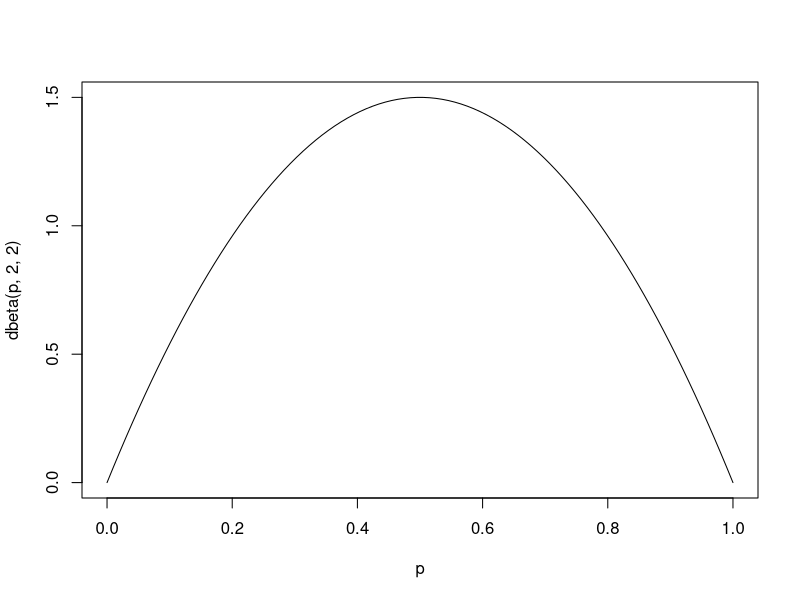
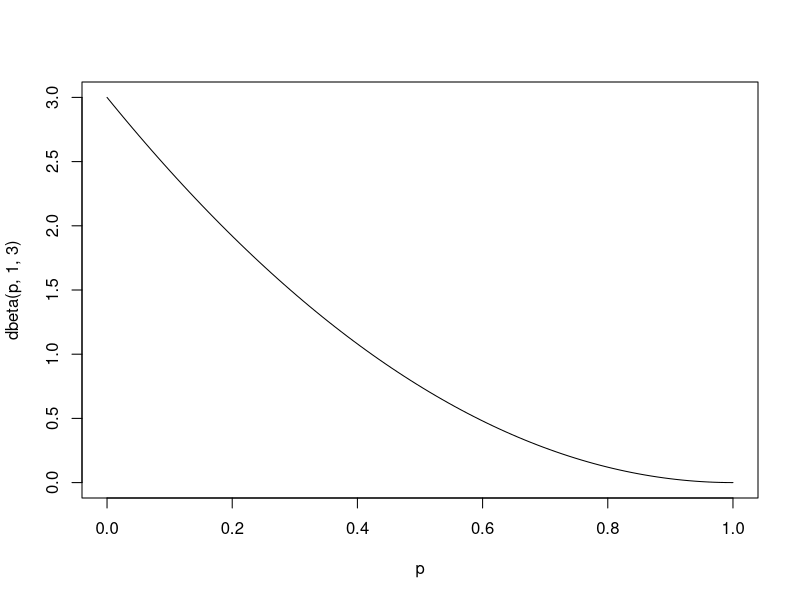
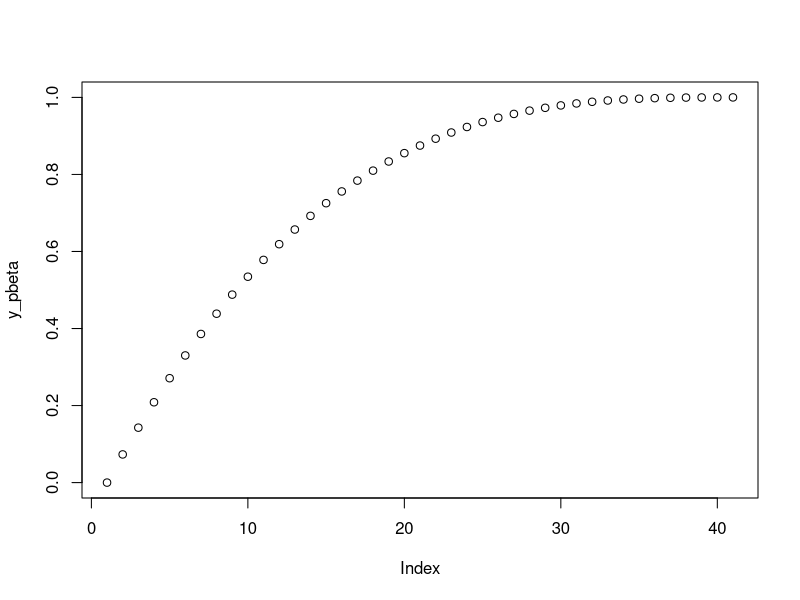
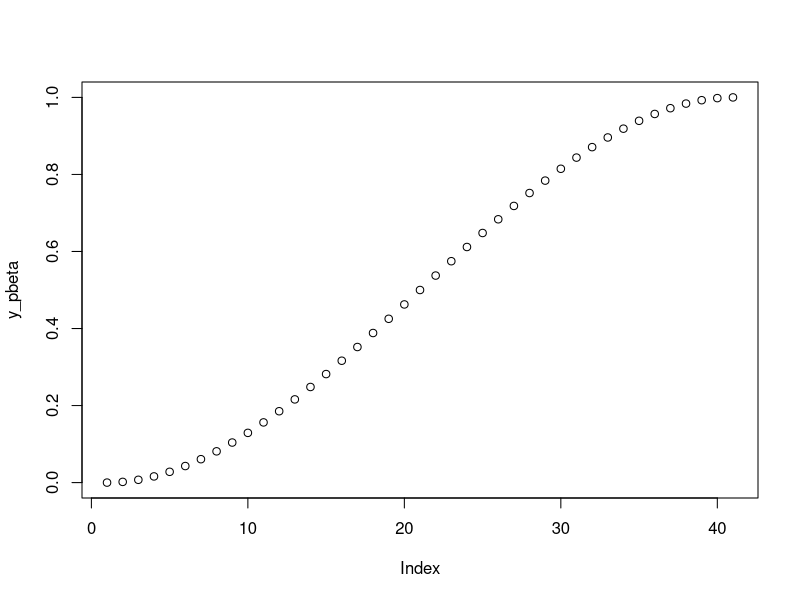

The R script that drew these images, in order:
## ---- chunk 1
## Distribution, I have chosen for PART II, the beta distribution.
nonzero.interval <- function(x1,x2) { 
  c(0,1)
  }

## ---- chunk 2
## gamma() in R computes the gamma function 

density <- function(x,a,b) {
  if (a <= x & x <= b) {
    return(gamma(a+b)*x^(a-1)*(1-x)^(b-1)/(gamma(a)*gamma(b)))
  } else {
    return(0)
  }
}

f <- Vectorize(density)

## ---- chunk 3
## Computing the cdf of the beta distribution 
distribution <- function(x,a,b) {
  if (x<a) {
    return(0)
  } else if (x<=b) {
    return(integrate(f,lower = -Inf, upper = Inf)$value)
  } else {
    return(1)
  }
}


## ---- chunk 4
expected_value <- function(a,b){
  ifelse(a>0 & b>0, a/(a+b),0)
  
}

#alpha/(alpha+beta)

## ---- chunk 5
variance <- function(a,b){
  b/((a+b)^2*(a+b+1))
}
#(alpha*beta)/((alpha+beta)^2*(alpha+beta+1))

## ---- chunk 6
# quantile function
quantile <- Vectorize(function(p,a,b) {
  interval <- nonzero.interval(a,b)
  objective <- function(x) {(distribution(x,a,b) - p)^2 }
  optimise(objective, interval=c(interval[1], interval[2]))$minimum
})

# Now I can generate random numbers using the generate function.
generate <- function(n,a,b) {
  beta <- rbeta(n,a,b) 
  quantile(beta,a,b)
}

## ---- chunk 7
generate(1000,2,2)

## ---- chunk 8

generate(1000, 1, 3)

## ---- chunk 9

expected_value(2,2)
expected_value(1,3)

## ---- chunk 10

variance(2,2)
variance(1,3)

## ---- chunk 11
#define range
p = seq(0, 1, length=100)

#create plot of Beta distribution with shape parameters 2 and 2
plot(p, dbeta(p, 2, 2), type='l')

## ---- chunk 12
#define range
p = seq(0, 1, length=100)

#create plot of Beta distribution with shape parameters 1 and 3.
plot(p, dbeta(p, 1, 3), type='l')

## ---- chunk 13

# Specify x-values for pbeta function
x_pbeta <- seq(0, 1, by = 0.025)      
 
# Apply pbeta() function
y_pbeta <- pbeta(x_pbeta, shape1 = 1, shape2 = 3)  
 
# Plot pbeta values
plot(y_pbeta)


## ---- chunk 14
# Specify x-values for pbeta function
x_pbeta <- seq(0, 1, by = 0.025)      
 
# Apply pbeta() function
y_pbeta <- pbeta(x_pbeta, shape1 = 2, shape2 = 2)  
 
# Plot pbeta values
plot(y_pbeta)
